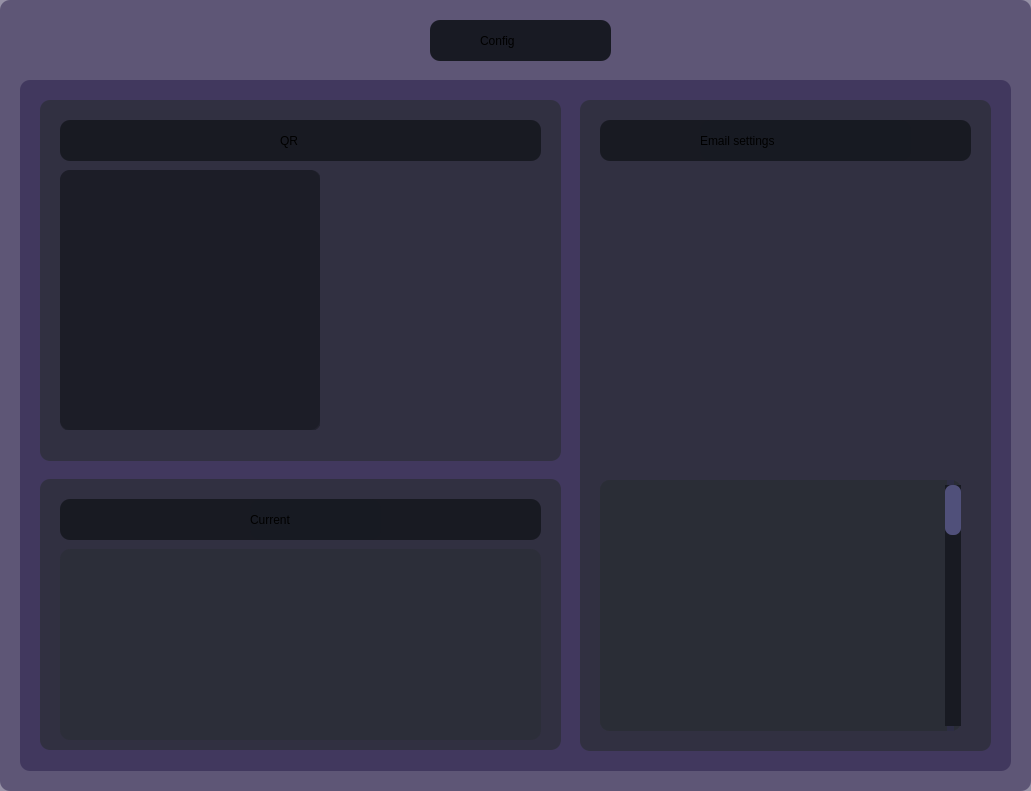
                           <widget class="QFrame" name="frame_8">
                            <property name="geometry">
                             <rect>
                              <x>630</x>
                              <y>20</y>
                              <width>1031</width>
                              <height>791</height>
                             </rect>
                            </property>
                            <property name="styleSheet">
                             <string notr="true">background-color: rgba(31, 21, 65, 120);
border-radius: 10px</string>
                            </property>
                            <property name="frameShape">
                             <enum>QFrame::StyledPanel</enum>
                            </property>
                            <property name="frameShadow">
                             <enum>QFrame::Raised</enum>
                            </property>
                            <widget class="QFrame" name="frame_10">
                             <property name="geometry">
                              <rect>
                               <x>430</x>
                               <y>20</y>
                               <width>181</width>
                               <height>41</height>
                              </rect>
                             </property>
                             <property name="styleSheet">
                              <string notr="true">background-color: rgba(23, 25, 34, 250);</string>
                             </property>
                             <property name="frameShape">
                              <enum>QFrame::StyledPanel</enum>
                             </property>
                             <property name="frameShadow">
                              <enum>QFrame::Raised</enum>
                             </property>
                             <widget class="QLabel" name="label_6">
                              <property name="geometry">
                               <rect>
                                <x>50</x>
                                <y>-5</y>
                                <width>111</width>
                                <height>51</height>
                               </rect>
                              </property>
                              <property name="styleSheet">
                               <string notr="true">background-color: rgba(31, 21, 65, 0);
font: 9pt &quot;Peak 5pt&quot;;
border-radius: 10px</string>
                              </property>
                              <property name="text">
                               <string>Config</string>
                              </property>
                             </widget>
                            </widget>
                            <widget class="QFrame" name="frame_16">
                             <property name="geometry">
                              <rect>
                               <x>20</x>
                               <y>80</y>
                               <width>991</width>
                               <height>691</height>
                              </rect>
                             </property>
                             <property name="frameShape">
                              <enum>QFrame::StyledPanel</enum>
                             </property>
                             <property name="frameShadow">
                              <enum>QFrame::Raised</enum>
                             </property>
                             <widget class="QFrame" name="frame_29">
                              <property name="geometry">
                               <rect>
                                <x>560</x>
                                <y>20</y>
                                <width>411</width>
                                <height>651</height>
                               </rect>
                              </property>
                              <property name="styleSheet">
                               <string notr="true">background-color: rgba(43, 45, 54, 180);</string>
                              </property>
                              <property name="frameShape">
                               <enum>QFrame::StyledPanel</enum>
                              </property>
                              <property name="frameShadow">
                               <enum>QFrame::Raised</enum>
                              </property>
                              <widget class="QFrame" name="frame_30">
                               <property name="geometry">
                                <rect>
                                 <x>20</x>
                                 <y>20</y>
                                 <width>371</width>
                                 <height>41</height>
                                </rect>
                               </property>
                               <property name="styleSheet">
                                <string notr="true">background-color: rgba(23, 25, 34, 250);</string>
                               </property>
                               <property name="frameShape">
                                <enum>QFrame::StyledPanel</enum>
                               </property>
                               <property name="frameShadow">
                                <enum>QFrame::Raised</enum>
                               </property>
                               <widget class="QLabel" name="label_7">
                                <property name="geometry">
                                 <rect>
                                  <x>100</x>
                                  <y>0</y>
                                  <width>211</width>
                                  <height>41</height>
                                 </rect>
                                </property>
                                <property name="styleSheet">
                                 <string notr="true">font: 9pt &quot;Peak 5pt&quot;;</string>
                                </property>
                                <property name="text">
                                 <string>Email settings</string>
                                </property>
                               </widget>
                              </widget>
                              <widget class="QFrame" name="frame_41">
                               <property name="geometry">
                                <rect>
                                 <x>20</x>
                                 <y>380</y>
                                 <width>361</width>
                                 <height>251</height>
                                </rect>
                               </property>
                               <property name="frameShape">
                                <enum>QFrame::StyledPanel</enum>
                               </property>
                               <property name="frameShadow">
                                <enum>QFrame::Raised</enum>
                               </property>
                               <widget class="QWidget" name="horizontalLayoutWidget_8">
                                <property name="geometry">
                                 <rect>
                                  <x>0</x>
                                  <y>0</y>
                                  <width>361</width>
                                  <height>251</height>
                                 </rect>
                                </property>
                                <layout class="QHBoxLayout" name="horizontalLayout_8">
                                 <item>
                                  <widget class="QFrame" name="frame_40">
                                   <property name="styleSheet">
                                    <string notr="true">background-color: rgba(43, 45, 54, 180);</string>
                                   </property>
                                   <property name="frameShape">
                                    <enum>QFrame::StyledPanel</enum>
                                   </property>
                                   <property name="frameShadow">
                                    <enum>QFrame::Raised</enum>
                                   </property>
                                   <widget class="QScrollBar" name="verticalScrollBar_4">
                                    <property name="geometry">
                                     <rect>
                                      <x>340</x>
                                      <y>0</y>
                                      <width>21</width>
                                      <height>251</height>
                                     </rect>
                                    </property>
                                    <property name="styleSheet">
                                     <string notr="true">QScrollBar:vertical {
	border: none;
    background-color: rgba(23, 25, 34, 250);
    width: 12px;
    margin: 5px 0 5px 5;
	border-radius: 0px;
 }

/*  HANDLE BAR VERTICAL */
QScrollBar::handle:vertical {	
	background-color: rgb(80, 80, 122);
	min-height: 50px;
	border-radius: 7px;
}
QScrollBar::handle:vertical:hover{	
	background-color: rgb(255, 0, 127);
}
QScrollBar::handle:vertical:pressed {	
	background-color: rgb(185, 0, 92);
}

/* BTN TOP - SCROLLBAR */
QScrollBar::sub-line:vertical {
	border: none;
	background-color: rgb(45, 45, 68);
	width: 7px;
	height: 5px;
	border-top-left-radius: 7px;
	border-top-right-radius: 7px;
	subcontrol-position: top;
	subcontrol-origin: margin;
}
QScrollBar::sub-line:vertical:hover {	
	background-color: rgb(255, 0, 127);
}
QScrollBar::sub-line:vertical:pressed {	
	background-color: rgb(185, 0, 92);
}

/* BTN BOTTOM - SCROLLBAR */
QScrollBar::add-line:vertical {
	border: none;
	background-color: rgb(45, 45, 68);
	width: 7px;
	height: 5px;
	border-bottom-left-radius: 7px;
	border-bottom-right-radius: 7px;
	subcontrol-position: bottom;
	subcontrol-origin: margin;
}
QScrollBar::add-line:vertical:hover {	
	background-color: rgb(255, 0, 127);
}
QScrollBar::add-line:vertical:pressed {	
	background-color: rgb(185, 0, 92);
}

/* RESET ARROW */
QScrollBar::up-arrow:vertical, QScrollBar::down-arrow:vertical {
	background: none;
}
QScrollBar::add-page:vertical, QScrollBar::sub-page:vertical {
	background: none;
}
</string>
                                    </property>
                                    <property name="orientation">
                                     <enum>Qt::Vertical</enum>
                                    </property>
                                   </widget>
                                  </widget>
                                 </item>
                                </layout>
                               </widget>
                              </widget>
                             </widget>
                             <widget class="QFrame" name="frame_31">
                              <property name="geometry">
                               <rect>
                                <x>20</x>
                                <y>20</y>
                                <width>521</width>
                                <height>361</height>
                               </rect>
                              </property>
                              <property name="styleSheet">
                               <string notr="true">background-color: rgba(43, 45, 54, 180);</string>
                              </property>
                              <property name="frameShape">
                               <enum>QFrame::StyledPanel</enum>
                              </property>
                              <property name="frameShadow">
                               <enum>QFrame::Raised</enum>
                              </property>
                              <widget class="QFrame" name="frame_33">
                               <property name="geometry">
                                <rect>
                                 <x>20</x>
                                 <y>20</y>
                                 <width>481</width>
                                 <height>41</height>
                                </rect>
                               </property>
                               <property name="styleSheet">
                                <string notr="true">background-color: rgba(23, 25, 34, 250);</string>
                               </property>
                               <property name="frameShape">
                                <enum>QFrame::StyledPanel</enum>
                               </property>
                               <property name="frameShadow">
                                <enum>QFrame::Raised</enum>
                               </property>
                               <widget class="QLabel" name="label_11">
                                <property name="geometry">
                                 <rect>
                                  <x>220</x>
                                  <y>0</y>
                                  <width>101</width>
                                  <height>41</height>
                                 </rect>
                                </property>
                                <property name="styleSheet">
                                 <string notr="true">background-color: rgba(43, 45, 54, 0);
font: 12pt &quot;Peak 5pt&quot;;</string>
                                </property>
                                <property name="text">
                                 <string>QR</string>
                                </property>
                               </widget>
                              </widget>
                              <widget class="QFrame" name="QR_code_frame">
                               <property name="geometry">
                                <rect>
                                 <x>20</x>
                                 <y>70</y>
                                 <width>260</width>
                                 <height>260</height>
                                </rect>
                               </property>
                               <property name="styleSheet">
                                <string notr="true">background-color: rgba(23, 25, 34, 150);</string>
                               </property>
                               <property name="frameShape">
                                <enum>QFrame::StyledPanel</enum>
                               </property>
                               <property name="frameShadow">
                                <enum>QFrame::Raised</enum>
                               </property>
                               <widget class="QWidget" name="horizontalLayoutWidget_7">
                                <property name="geometry">
                                 <rect>
                                  <x>0</x>
                                  <y>0</y>
                                  <width>261</width>
                                  <height>261</height>
                                 </rect>
                                </property>
                                <layout class="QHBoxLayout" name="horizontalLayout_6"/>
                               </widget>
                              </widget>
                             </widget>
                             <widget class="QFrame" name="frame_32">
                              <property name="geometry">
                               <rect>
                                <x>20</x>
                                <y>399</y>
                                <width>521</width>
                                <height>271</height>
                               </rect>
                              </property>
                              <property name="styleSheet">
                               <string notr="true">background-color: rgba(43, 45, 54, 180);</string>
                              </property>
                              <property name="frameShape">
                               <enum>QFrame::StyledPanel</enum>
                              </property>
                              <property name="frameShadow">
                               <enum>QFrame::Raised</enum>
                              </property>
                              <widget class="QFrame" name="frame_34">
                               <property name="geometry">
                                <rect>
                                 <x>20</x>
                                 <y>20</y>
                                 <width>481</width>
                                 <height>41</height>
                                </rect>
                               </property>
                               <property name="styleSheet">
                                <string notr="true">background-color: rgba(23, 25, 34, 250);</string>
                               </property>
                               <property name="frameShape">
                                <enum>QFrame::StyledPanel</enum>
                               </property>
                               <property name="frameShadow">
                                <enum>QFrame::Raised</enum>
                               </property>
                               <widget class="QLabel" name="label_8">
                                <property name="geometry">
                                 <rect>
                                  <x>190</x>
                                  <y>0</y>
                                  <width>131</width>
                                  <height>41</height>
                                 </rect>
                                </property>
                                <property name="styleSheet">
                                 <string notr="true">font: 9pt &quot;Peak 5pt&quot;;</string>
                                </property>
                                <property name="text">
                                 <string>Current</string>
                                </property>
                               </widget>
                              </widget>
                              <widget class="QWidget" name="horizontalLayoutWidget_9">
                               <property name="geometry">
                                <rect>
                                 <x>20</x>
                                 <y>70</y>
                                 <width>481</width>
                                 <height>191</height>
                                </rect>
                               </property>
                               <layout class="QHBoxLayout" name="Current_settings_layout"/>
                              </widget>
                             </widget>
                            </widget>
                           </widget>
